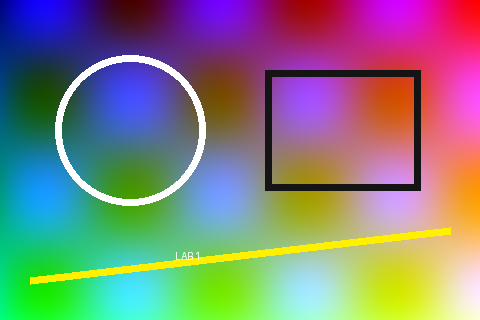
#> input picture data/sample_image.png, 480 x 320 px
$ python -i image_proc.py   (imports and definitions only)
#> lines starting #> are read from the running program, lines starting #| are printed output that depends on the picture; after the words box and inside, x2 and y2 are one past the last pixel; in counts of white or black regions, pixels touching at a corner belong together
### src/config.py
from __future__ import annotations

import json
import os
import random
from datetime import datetime
from pathlib import Path
from typing import Any

import numpy as np

SEED = 42
ROOT_DIR = Path(__file__).resolve().parent.parent
DATA_DIR = ROOT_DIR / "data"
OUTPUT_DIR = ROOT_DIR / "output"
DATASET_PATH = DATA_DIR / "dataset_var2.csv"
IMAGE_PATH = DATA_DIR / "sample_image.png"

# По примеру из методички для варианта оставляем только исходные числовые
# столбцы x1, x2 и y. Служебные id/timestamp/category и x3 не изменяют
# исходный CSV и не входят в основной массив X.
VARIANT_COLUMNS = ["x1", "x2", "y"]
EXPECTED_NUMERIC_COLUMNS = ["x1", "x2", "x3", "y"]
ALPHA = 0.05

OUTPUT_DIR.mkdir(parents=True, exist_ok=True)


# [19 lines left out: function set_seeds, not called in this run]


def timestamped_path(base: str, ext: str, output_dir: Path | None = None) -> Path:
    """Возвращает путь с датой и временем в имени файла."""
    out_dir = output_dir or OUTPUT_DIR
    out_dir.mkdir(parents=True, exist_ok=True)
    ext = ext.lstrip(".")
    ts = datetime.now().strftime("%Y-%m-%d_%H-%M-%S_%f")
    return out_dir / f"{base}_{ts}.{ext}"


def save_figure(fig, base: str, dpi: int = 150) -> Path:
    """Сохраняет matplotlib Figure в PNG с датой и временем."""
    path = timestamped_path(base, "png")
    fig.savefig(path, dpi=dpi, bbox_inches="tight")
    return path


# [21 lines left out: functions save_json, save_text, _json_default, not called in this run]

### src/image_proc.py
from __future__ import annotations

from pathlib import Path
from typing import Any

import matplotlib.image as mpimg
import matplotlib.pyplot as plt
import numpy as np
from scipy.ndimage import convolve, gaussian_filter, rotate
from sklearn.decomposition import PCA

from src.config import SEED, save_figure, timestamped_path


def load_rgb_image(path: str | Path) -> np.ndarray:
    img = mpimg.imread(path)
    if img.ndim == 2:
        img = np.stack([img, img, img], axis=-1)
    if img.shape[2] > 3:
        img = img[:, :, :3]
    if np.issubdtype(img.dtype, np.floating):
        img = np.clip(img * 255.0 if img.max() <= 1.0 else img, 0, 255).astype(np.uint8)
    else:
        img = np.clip(img, 0, 255).astype(np.uint8)
    return img


def split_channels(img: np.ndarray) -> dict[str, np.ndarray]:
    if img.ndim != 3 or img.shape[2] < 3:
        raise ValueError("Ожидается цветное изображение HxWx3")
    return {"R": img[..., 0].copy(), "G": img[..., 1].copy(), "B": img[..., 2].copy()}


def rotate_image(img: np.ndarray, angle: float = 40.0) -> np.ndarray:
    out = rotate(img.astype(np.float32), angle=angle, reshape=True, order=3, mode="constant", cval=0)
    return np.clip(out, 0, 255).astype(np.uint8)


def to_grayscale(img: np.ndarray) -> np.ndarray:
    gray = 0.299 * img[..., 0] + 0.587 * img[..., 1] + 0.114 * img[..., 2]
    return np.clip(gray, 0, 255).astype(np.uint8)


def gray_histogram(gray: np.ndarray, bins: int = 256) -> tuple[np.ndarray, np.ndarray]:
    return np.histogram(gray.ravel(), bins=bins, range=(0, 256))


def split_by_histogram(gray: np.ndarray) -> tuple[np.ndarray, np.ndarray, np.ndarray, tuple[int, int]]:
    # Квантили вычисляются по распределению яркости (эквивалентно накопленной гистограмме).
    t1, t2 = np.quantile(gray, [1 / 3, 2 / 3]).astype(int)
    part1 = np.where(gray <= t1, gray, 0).astype(np.uint8)
    part2 = np.where((gray > t1) & (gray <= t2), gray, 0).astype(np.uint8)
    part3 = np.where(gray > t2, gray, 0).astype(np.uint8)
    return part1, part2, part3, (int(t1), int(t2))


def add_circular_frame(img: np.ndarray, thickness: int = 5) -> np.ndarray:
    h, w = img.shape[:2]
    cy, cx = (h - 1) / 2.0, (w - 1) / 2.0
    radius = min(h, w) / 2.0 - 2
    yy, xx = np.ogrid[:h, :w]
    distance = np.sqrt((xx - cx) ** 2 + (yy - cy) ** 2)
    outside = distance > radius
    border = (distance >= radius - thickness) & (distance <= radius)
    framed = img.copy()
    framed[outside] = 0
    framed[border] = 0
    return framed


def add_noise(img: np.ndarray, sigma: float = 25.0, seed: int = SEED) -> np.ndarray:
    rng = np.random.default_rng(seed)
    noisy = img.astype(np.float32) + rng.normal(0.0, sigma, size=img.shape)
    return np.clip(noisy, 0, 255).astype(np.uint8)


def gaussian_blur(img: np.ndarray, sigma: float = 2.0) -> np.ndarray:
    # sigma=0 по каналу цвета предотвращает смешивание RGB-каналов.
    blurred = gaussian_filter(img.astype(np.float32), sigma=(sigma, sigma, 0))
    return np.clip(blurred, 0, 255).astype(np.uint8)


def sharpen(img: np.ndarray) -> np.ndarray:
    kernel = np.array([[0, -1, 0], [-1, 5, -1], [0, -1, 0]], dtype=np.float32)
    out = np.empty_like(img, dtype=np.float32)
    for channel in range(3):
        out[..., channel] = convolve(img[..., channel].astype(np.float32), kernel, mode="reflect")
    return np.clip(out, 0, 255).astype(np.uint8)


def pca_image(img: np.ndarray, n_components: int = 2) -> tuple[np.ndarray, np.ndarray]:
    pixels = img.reshape(-1, 3).astype(np.float64)
    n_components = min(n_components, pixels.shape[1])
    pca = PCA(n_components=n_components, random_state=SEED)
    reduced = pca.fit_transform(pixels)
    restored = pca.inverse_transform(reduced).reshape(img.shape)
    restored = np.clip(restored, 0, 255).astype(np.uint8)
    return restored, pca.explained_variance_ratio_


def _comparison_figure(title: str, images: list[tuple[str, np.ndarray]], cmap: str | None = None):
    fig, axes = plt.subplots(1, len(images), figsize=(5 * len(images), 4))
    axes = np.atleast_1d(axes)
    for ax, (name, arr) in zip(axes, images):
        ax.imshow(arr, cmap=cmap if arr.ndim == 2 else None)
        ax.set_title(name)
        ax.axis("off")
    fig.suptitle(title)
    fig.tight_layout()
    return fig


def run_image_lab(path: str | Path) -> dict[str, Any]:
#> called with path = '../data/sample_image.png'
    img = load_rgb_image(path)
#> in load_rgb_image, img is the input picture: shape (320, 480, 3) float32; mean R, G, B 0.508, 0.505, 0.489
    channels = split_channels(img)
#> channels = 3 items
    for name, arr in channels.items():
        np.save(timestamped_path(f"task50_channel_{name}", "npy"), arr)
#> this loop made 3 passes
#> name on passes 1 to 3: 'R', 'G', 'B'

    fig = plt.figure(figsize=(16, 4))
    axes = fig.subplots(1, 4)
    axes[0].imshow(img); axes[0].set_title("Исходное")
    cmaps = {"R": "Reds", "G": "Greens", "B": "Blues"}
    for ax, key in zip(axes[1:], ["R", "G", "B"]):
        ax.imshow(channels[key], cmap=cmaps[key]); ax.set_title(f"Канал {key}")
    for ax in axes: ax.axis("off")
    fig.tight_layout(); channels_path = save_figure(fig, "task50_channels"); plt.close(fig)

    rotated = rotate_image(img, 40)
    fig = _comparison_figure("Поворот на 40°", [("Исходное", img), ("Поворот", rotated)])
#> the loop in _comparison_figure, `for ax, (name, arr) in zip(axes, images):` made 2 passes
    rotated_path = save_figure(fig, "task50_rotated"); plt.close(fig)

    gray = to_grayscale(img)
#> in to_grayscale, `gray = 0.299 * img[..., 0] + 0.587 * img[..., 1] + 0.114 * img[..., 2]`:
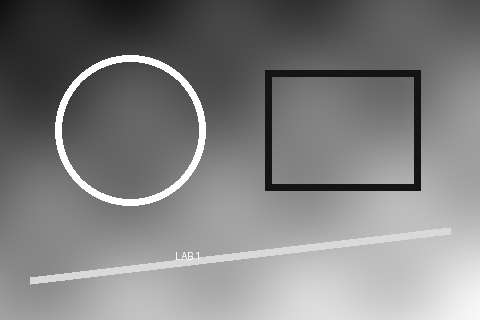
#> gray: shape (320, 480) float64; min 14.48, max 255, mean 128.5
    fig = _comparison_figure("Преобразование в ч/б", [("Исходное", img), ("Ч/б", gray)], cmap="gray")
#> the loop in _comparison_figure (call 2), `for ax, (name, arr) in zip(axes, images):` made 2 passes
    gray_path = save_figure(fig, "task50_gray"); plt.close(fig)

    hist, edges = gray_histogram(gray)
#> hist = 256 values, max 3756 at index 20, min 0 at index 0, mean 600; edges = 257 values from 0 to 256
    fig, ax = plt.subplots(figsize=(10, 5))
    ax.bar(edges[:-1], hist, width=1.0, align="edge")
    ax.set_xlim(0, 255); ax.set_title("Гистограмма ч/б изображения")
    ax.set_xlabel("Яркость"); ax.set_ylabel("Частота")
    hist_path = save_figure(fig, "task50_gray_hist"); plt.close(fig)
#> call 4 of save_figure, with base = 'task50_gray_hist', dpi = 150
#> in save_figure (call 4), `fig.savefig(path, dpi=dpi, bbox_inches="tight")`:
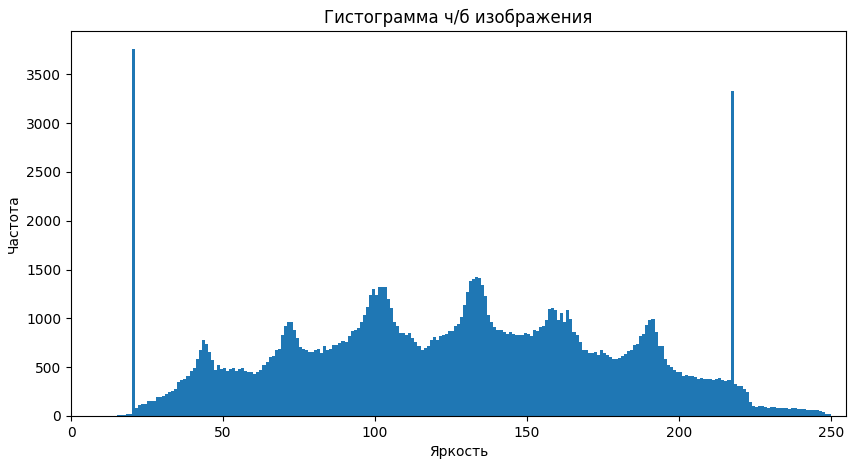
#> figure drawn by matplotlib, 1 panel; tallest bar 3756 high, from x = 20 to 21

    p1, p2, p3, thresholds = split_by_histogram(gray)
#> in split_by_histogram, `t1, t2 = np.quantile(gray, [1 / 3, 2 / 3]).astype(int)`: t1 = 101; t2 = 154
#> in split_by_histogram, `part3 = np.where(gray > t2, gray, 0).astype(np.uint8)`:
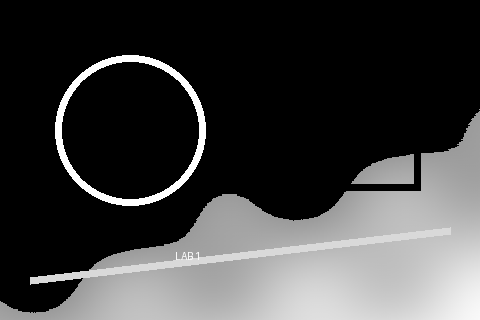
#> part3: shape (320, 480); min 0, max 255, mean 63.3
#> thresholds = (101, 154)
    fig = _comparison_figure(
        f"Разбиение по гистограмме, пороги {thresholds}",
        [("Темные", p1), ("Средние", p2), ("Светлые", p3)],
        cmap="gray",
    )
    split_path = save_figure(fig, "task50_split3"); plt.close(fig)

    framed = add_circular_frame(img)
#> in add_circular_frame, `yy, xx = np.ogrid[:h, :w]`: yy = 320 values from 0 to 319
#> in add_circular_frame, `outside = distance > radius`:
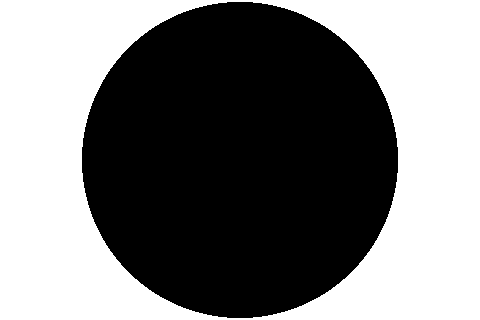
#> outside: shape (320, 480) bool; 48.9% white; 1 white region, box (x1, y1, x2, y2) and area: (0, 0, 480, 320) 75144
#> in add_circular_frame, `border = (distance >= radius - thickness) & (distance <= radius)`: border: shape (320, 480) bool; 3.2% white; 1 white region, box (x1, y1, x2, y2) and area: (82, 2, 398, 318) 4888
#> in add_circular_frame, `framed[border] = 0`:
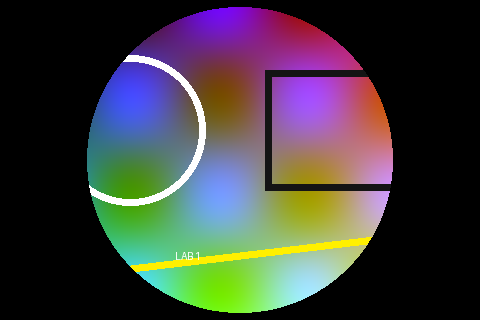
#> framed: shape (320, 480, 3); mean R, G, B 62.1, 61.7, 60.3
    fig = _comparison_figure("Черная круговая рамка", [("Исходное", img), ("Рамка", framed)])
    frame_path = save_figure(fig, "task50_circular_frame"); plt.close(fig)

    noisy = add_noise(img)
    fig = _comparison_figure("Случайный шум", [("Исходное", img), ("Шум", noisy)])
    noise_path = save_figure(fig, "task50_noise"); plt.close(fig)

    blurred = gaussian_blur(img)
    fig = _comparison_figure("Гауссовское размытие", [("Исходное", img), ("Размытие", blurred)])
    blur_path = save_figure(fig, "task50_blur"); plt.close(fig)

    sharp = sharpen(img)
#> in sharpen, `kernel = np.array([[0, -1, 0], [-1, 5, -1], [0, -1, 0]], dtype=np.floa..`: kernel = [[0, -1, 0], [-1, 5, -1], [0, -1, 0]]
#> in sharpen, `out = np.empty_like(img, dtype=np.float32)`: out: shape (320, 480, 3) float32; 60.19% of the values are NaN or infinite; the others: min -3.4e+38, max 3.4e+38, mean nan
#> after the loop in sharpen, `for channel in range(3):`:
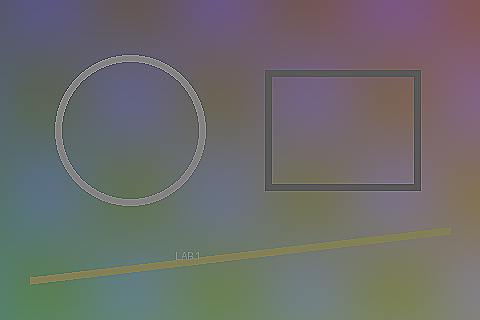
#> out: shape (320, 480, 3) float32; mean R, G, B 129.4, 128.8, 124.6; drawn with min black and max white
    fig = _comparison_figure("Sharpening", [("Исходное", img), ("Sharpen", sharp)])
    sharp_path = save_figure(fig, "task50_sharpen"); plt.close(fig)

    pca_img, explained = pca_image(img, n_components=2)
#> in pca_image, `reduced = pca.fit_transform(pixels)`: reduced = 153600 pairs, first value -179.3 to 198.3, second value -174.2 to 180.9
#> in pca_image, `restored = np.clip(restored, 0, 255).astype(np.uint8)`:
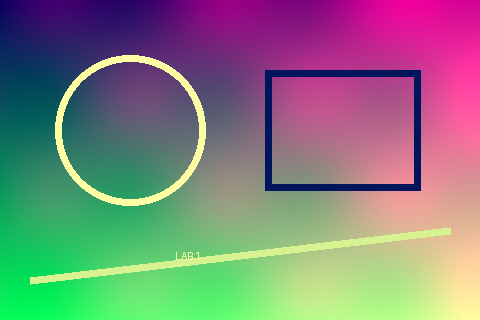
#> restored: shape (320, 480, 3); mean R, G, B 128.3, 128.3, 124.1
#> explained = [0.414, 0.305]
    fig = _comparison_figure(
        f"PCA изображения, сумма объясненной дисперсии={explained.sum():.4f}",
        [("Исходное", img), ("PCA → inverse", pca_img)],
    )
    pca_path = save_figure(fig, "task50_pca"); plt.close(fig)

    return {
        "shape": list(img.shape),
        "histogram_thresholds": thresholds,
        "pca_explained_variance_ratio": explained,
        "saved_figures": [
            channels_path, rotated_path, gray_path, hist_path, split_path,
            frame_path, noise_path, blur_path, sharp_path, pca_path,
        ],
    }

>>> result = run_image_lab('../data/sample_image.png')
#> result = 4 items
